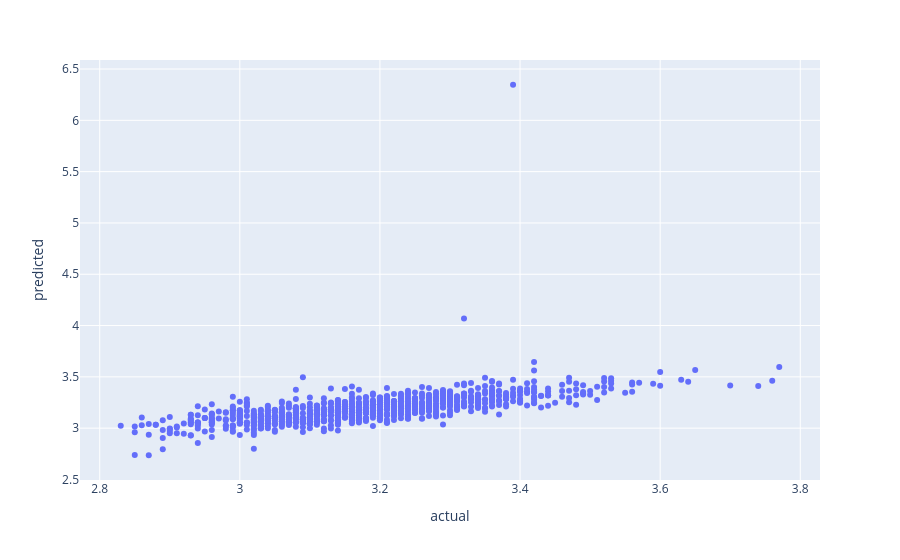

The notebook cell saved with this chart:
### Code cell
train_pred = calc(model, train, feature_labels)
test_pred = calc(model, test, feature_labels)
fig = px.scatter(test_pred, x = 'actual', y = 'predicted')
fig.show()

### Figure 1 — Plotly figure (JSON) as saved in the notebook; plotly's stock layout.template omitted (floating-point values rounded to 4 significant figures; data arrays with more than 128 entries replaced by an {"elided": "..."} marker saying what was removed)
{"data": [{"hovertemplate": "actual=%{x}<br>predicted=%{y}<extra></extra>", "legendgroup": "", "marker": {"color": "#636efa", "symbol": "circle"}, "mode": "markers", "name": "", "orientation": "v", "showlegend": false, "type": "scatter", "x": {"elided": "980 float values"}, "xaxis": "x", "y": {"elided": "980 float values"}, "yaxis": "y"}], "layout": {"legend": {"tracegroupgap": 0}, "margin": {"t": 60}, "xaxis": {"anchor": "y", "domain": [0, 1], "title": {"text": "actual"}}, "yaxis": {"anchor": "x", "domain": [0, 1], "title": {"text": "predicted"}}}}
